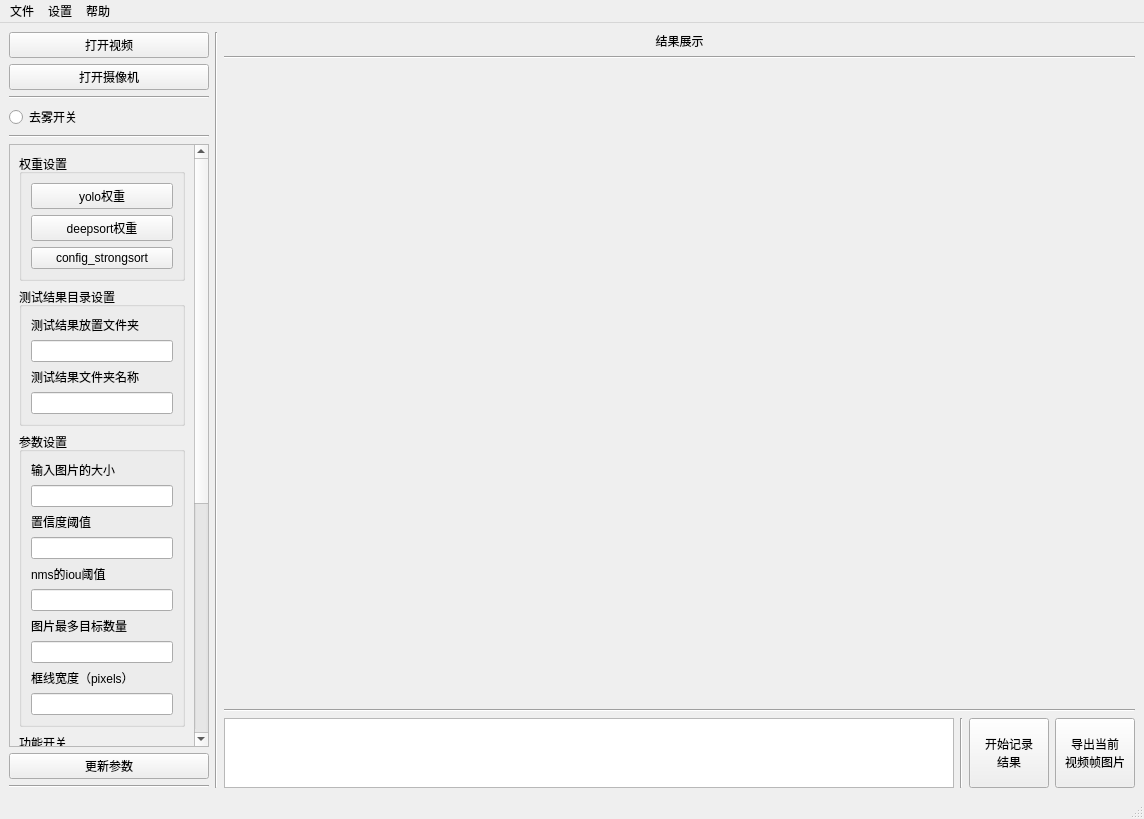
<?xml version="1.0" encoding="UTF-8"?>
<ui version="4.0">
 <class>MainWindow</class>
 <widget class="QMainWindow" name="MainWindow">
  <property name="geometry">
   <rect>
    <x>0</x>
    <y>0</y>
    <width>1144</width>
    <height>819</height>
   </rect>
  </property>
  <property name="windowTitle">
   <string>车辆检测跟踪系统</string>
  </property>
  <widget class="QWidget" name="centralwidget">
   <layout class="QHBoxLayout" name="horizontalLayout_3" stretch="1,0,5">
    <item>
     <layout class="QVBoxLayout" name="verticalLayout">
      <item>
       <widget class="QPushButton" name="VideoOpenBtn">
        <property name="minimumSize">
         <size>
          <width>200</width>
          <height>0</height>
         </size>
        </property>
        <property name="text">
         <string>打开视频</string>
        </property>
       </widget>
      </item>
      <item>
       <widget class="QPushButton" name="CameraOpenBtn">
        <property name="text">
         <string>打开摄像机</string>
        </property>
       </widget>
      </item>
      <item>
       <widget class="Line" name="line">
        <property name="orientation">
         <enum>Qt::Horizontal</enum>
        </property>
       </widget>
      </item>
      <item>
       <widget class="QRadioButton" name="radioButtonDefogOpen">
        <property name="layoutDirection">
         <enum>Qt::LeftToRight</enum>
        </property>
        <property name="text">
         <string>去雾开关</string>
        </property>
       </widget>
      </item>
      <item>
       <widget class="Line" name="line_2">
        <property name="orientation">
         <enum>Qt::Horizontal</enum>
        </property>
       </widget>
      </item>
      <item>
       <widget class="QScrollArea" name="scrollArea">
        <property name="sizePolicy">
         <sizepolicy hsizetype="Expanding" vsizetype="Expanding">
          <horstretch>0</horstretch>
          <verstretch>0</verstretch>
         </sizepolicy>
        </property>
        <property name="minimumSize">
         <size>
          <width>0</width>
          <height>0</height>
         </size>
        </property>
        <property name="widgetResizable">
         <bool>true</bool>
        </property>
        <widget class="QWidget" name="scrollAreaWidgetContents">
         <property name="geometry">
          <rect>
           <x>0</x>
           <y>0</y>
           <width>181</width>
           <height>1000</height>
          </rect>
         </property>
         <property name="minimumSize">
          <size>
           <width>0</width>
           <height>1000</height>
          </size>
         </property>
         <layout class="QVBoxLayout" name="verticalLayout_3">
          <item>
           <widget class="QGroupBox" name="groupBox">
            <property name="sizePolicy">
             <sizepolicy hsizetype="Preferred" vsizetype="Fixed">
              <horstretch>0</horstretch>
              <verstretch>0</verstretch>
             </sizepolicy>
            </property>
            <property name="title">
             <string>权重设置</string>
            </property>
            <layout class="QVBoxLayout" name="verticalLayout_6">
             <item>
              <widget class="QPushButton" name="YoloWeightsBtn">
               <property name="text">
                <string>yolo权重</string>
               </property>
              </widget>
             </item>
             <item>
              <widget class="QPushButton" name="StrongsortWeightsBtn">
               <property name="text">
                <string>deepsort权重</string>
               </property>
              </widget>
             </item>
             <item>
              <widget class="QPushButton" name="ConfigStrongsortBtn">
               <property name="text">
                <string>config_strongsort</string>
               </property>
              </widget>
             </item>
            </layout>
           </widget>
          </item>
          <item>
           <widget class="QGroupBox" name="groupBox_2">
            <property name="sizePolicy">
             <sizepolicy hsizetype="Preferred" vsizetype="Fixed">
              <horstretch>0</horstretch>
              <verstretch>0</verstretch>
             </sizepolicy>
            </property>
            <property name="title">
             <string>测试结果目录设置</string>
            </property>
            <layout class="QVBoxLayout" name="verticalLayout_8">
             <item>
              <widget class="QLabel" name="labelproject">
               <property name="sizePolicy">
                <sizepolicy hsizetype="Preferred" vsizetype="Fixed">
                 <horstretch>0</horstretch>
                 <verstretch>0</verstretch>
                </sizepolicy>
               </property>
               <property name="text">
                <string>测试结果放置文件夹</string>
               </property>
              </widget>
             </item>
             <item>
              <widget class="QLineEdit" name="ProjectLineEdit">
               <property name="placeholderText">
                <string/>
               </property>
              </widget>
             </item>
             <item>
              <widget class="QLabel" name="labelname">
               <property name="sizePolicy">
                <sizepolicy hsizetype="Preferred" vsizetype="Fixed">
                 <horstretch>0</horstretch>
                 <verstretch>0</verstretch>
                </sizepolicy>
               </property>
               <property name="text">
                <string>测试结果文件夹名称</string>
               </property>
              </widget>
             </item>
             <item>
              <widget class="QLineEdit" name="NamelineEdit">
               <property name="placeholderText">
                <string/>
               </property>
              </widget>
             </item>
            </layout>
           </widget>
          </item>
          <item>
           <widget class="QGroupBox" name="groupBox_3">
            <property name="sizePolicy">
             <sizepolicy hsizetype="Preferred" vsizetype="Fixed">
              <horstretch>0</horstretch>
              <verstretch>0</verstretch>
             </sizepolicy>
            </property>
            <property name="title">
             <string>参数设置</string>
            </property>
            <layout class="QVBoxLayout" name="verticalLayout_5">
             <item>
              <widget class="QLabel" name="labelimgsz">
               <property name="sizePolicy">
                <sizepolicy hsizetype="Preferred" vsizetype="Fixed">
                 <horstretch>0</horstretch>
                 <verstretch>0</verstretch>
                </sizepolicy>
               </property>
               <property name="text">
                <string>输入图片的大小</string>
               </property>
              </widget>
             </item>
             <item>
              <widget class="QLineEdit" name="imgszlineEdit"/>
             </item>
             <item>
              <widget class="QLabel" name="labelconf_thres">
               <property name="sizePolicy">
                <sizepolicy hsizetype="Preferred" vsizetype="Fixed">
                 <horstretch>0</horstretch>
                 <verstretch>0</verstretch>
                </sizepolicy>
               </property>
               <property name="text">
                <string>置信度阈值</string>
               </property>
              </widget>
             </item>
             <item>
              <widget class="QLineEdit" name="conf_threslineEdit"/>
             </item>
             <item>
              <widget class="QLabel" name="labeliou_thres">
               <property name="sizePolicy">
                <sizepolicy hsizetype="Preferred" vsizetype="Fixed">
                 <horstretch>0</horstretch>
                 <verstretch>0</verstretch>
                </sizepolicy>
               </property>
               <property name="text">
                <string>nms的iou阈值</string>
               </property>
              </widget>
             </item>
             <item>
              <widget class="QLineEdit" name="iou_threslineEdit"/>
             </item>
             <item>
              <widget class="QLabel" name="labelmax_det">
               <property name="sizePolicy">
                <sizepolicy hsizetype="Preferred" vsizetype="Fixed">
                 <horstretch>0</horstretch>
                 <verstretch>0</verstretch>
                </sizepolicy>
               </property>
               <property name="text">
                <string>图片最多目标数量</string>
               </property>
              </widget>
             </item>
             <item>
              <widget class="QLineEdit" name="max_detlineEdit"/>
             </item>
             <item>
              <widget class="QLabel" name="labelline_thickness">
               <property name="sizePolicy">
                <sizepolicy hsizetype="Preferred" vsizetype="Fixed">
                 <horstretch>0</horstretch>
                 <verstretch>0</verstretch>
                </sizepolicy>
               </property>
               <property name="text">
                <string>框线宽度（pixels）</string>
               </property>
              </widget>
             </item>
             <item>
              <widget class="QLineEdit" name="line_thicknesslineEdit"/>
             </item>
            </layout>
           </widget>
          </item>
          <item>
           <widget class="QGroupBox" name="groupBox_4">
            <property name="sizePolicy">
             <sizepolicy hsizetype="Preferred" vsizetype="Fixed">
              <horstretch>0</horstretch>
              <verstretch>0</verstretch>
             </sizepolicy>
            </property>
            <property name="title">
             <string>功能开关</string>
            </property>
            <layout class="QVBoxLayout" name="verticalLayout_4">
             <item>
              <widget class="QCheckBox" name="checkBoxshow_vid">
               <property name="text">
                <string>结果展示</string>
               </property>
              </widget>
             </item>
             <item>
              <widget class="QCheckBox" name="checkBoxsave_txt">
               <property name="text">
                <string>坐标保存</string>
               </property>
              </widget>
             </item>
             <item>
              <widget class="QCheckBox" name="checkBoxsave_crop">
               <property name="text">
                <string>目标保存</string>
               </property>
              </widget>
             </item>
             <item>
              <widget class="QCheckBox" name="checkBoxsave_vid">
               <property name="text">
                <string>预测结果保存</string>
               </property>
              </widget>
             </item>
             <item>
              <widget class="QCheckBox" name="checkBoxnosave">
               <property name="text">
                <string>不保存预测结果</string>
               </property>
              </widget>
             </item>
             <item>
              <widget class="QCheckBox" name="checkBoxagnostic_nms">
               <property name="text">
                <string>agnostic_nms</string>
               </property>
              </widget>
             </item>
             <item>
              <widget class="QCheckBox" name="checkBoxaugment">
               <property name="text">
                <string>augment</string>
               </property>
              </widget>
             </item>
             <item>
              <widget class="QCheckBox" name="checkBoxvisualize">
               <property name="text">
                <string>visualize</string>
               </property>
              </widget>
             </item>
             <item>
              <widget class="QCheckBox" name="checkBoxupdate">
               <property name="text">
                <string>update</string>
               </property>
              </widget>
             </item>
             <item>
              <widget class="QCheckBox" name="checkBoxexist_ok">
               <property name="text">
                <string>exist_ok</string>
               </property>
              </widget>
             </item>
             <item>
              <widget class="QCheckBox" name="checkBoxhide_labels">
               <property name="text">
                <string>hide_labels</string>
               </property>
              </widget>
             </item>
             <item>
              <widget class="QCheckBox" name="checkBoxhide_conf">
               <property name="text">
                <string>hide_conf</string>
               </property>
              </widget>
             </item>
             <item>
              <widget class="QCheckBox" name="checkBoxhide_class">
               <property name="text">
                <string>hide_class</string>
               </property>
              </widget>
             </item>
             <item>
              <widget class="QCheckBox" name="checkBoxhide_speed">
               <property name="text">
                <string>hide_speed</string>
               </property>
              </widget>
             </item>
             <item>
              <widget class="QCheckBox" name="checkBoxhalf">
               <property name="text">
                <string>half</string>
               </property>
              </widget>
             </item>
             <item>
              <widget class="QCheckBox" name="checkBoxdnn">
               <property name="text">
                <string>dnn</string>
               </property>
              </widget>
             </item>
            </layout>
           </widget>
          </item>
         </layout>
        </widget>
       </widget>
      </item>
      <item>
       <widget class="QPushButton" name="pushButtonParameterSet">
        <property name="sizePolicy">
         <sizepolicy hsizetype="Preferred" vsizetype="Preferred">
          <horstretch>0</horstretch>
          <verstretch>0</verstretch>
         </sizepolicy>
        </property>
        <property name="text">
         <string>更新参数</string>
        </property>
       </widget>
      </item>
      <item>
       <widget class="Line" name="line_3">
        <property name="orientation">
         <enum>Qt::Horizontal</enum>
        </property>
       </widget>
      </item>
     </layout>
    </item>
    <item>
     <widget class="Line" name="line_7">
      <property name="orientation">
       <enum>Qt::Vertical</enum>
      </property>
     </widget>
    </item>
    <item>
     <layout class="QVBoxLayout" name="verticalLayout_2" stretch="1,0,10,0,1">
      <item>
       <widget class="QLabel" name="labelshowresult">
        <property name="sizePolicy">
         <sizepolicy hsizetype="Preferred" vsizetype="Fixed">
          <horstretch>0</horstretch>
          <verstretch>0</verstretch>
         </sizepolicy>
        </property>
        <property name="text">
         <string>结果展示</string>
        </property>
        <property name="alignment">
         <set>Qt::AlignCenter</set>
        </property>
       </widget>
      </item>
      <item>
       <widget class="Line" name="line_6">
        <property name="orientation">
         <enum>Qt::Horizontal</enum>
        </property>
       </widget>
      </item>
      <item>
       <widget class="QLabel" name="VideoShowLabel">
        <property name="minimumSize">
         <size>
          <width>640</width>
          <height>400</height>
         </size>
        </property>
        <property name="text">
         <string/>
        </property>
       </widget>
      </item>
      <item>
       <widget class="Line" name="line_4">
        <property name="orientation">
         <enum>Qt::Horizontal</enum>
        </property>
       </widget>
      </item>
      <item>
       <layout class="QHBoxLayout" name="horizontalLayout_4">
        <item>
         <widget class="QTextEdit" name="textEditShowResult"/>
        </item>
        <item>
         <widget class="Line" name="line_5">
          <property name="orientation">
           <enum>Qt::Vertical</enum>
          </property>
         </widget>
        </item>
        <item>
         <widget class="QPushButton" name="OutputVideoSaveBtn">
          <property name="sizePolicy">
           <sizepolicy hsizetype="Preferred" vsizetype="Preferred">
            <horstretch>0</horstretch>
            <verstretch>0</verstretch>
           </sizepolicy>
          </property>
          <property name="text">
           <string>开始记录
结果</string>
          </property>
         </widget>
        </item>
        <item>
         <widget class="QPushButton" name="OutputSaveBtn">
          <property name="sizePolicy">
           <sizepolicy hsizetype="Preferred" vsizetype="Preferred">
            <horstretch>0</horstretch>
            <verstretch>0</verstretch>
           </sizepolicy>
          </property>
          <property name="text">
           <string>导出当前
视频帧图片</string>
          </property>
         </widget>
        </item>
       </layout>
      </item>
     </layout>
    </item>
   </layout>
  </widget>
  <widget class="QMenuBar" name="menubar">
   <property name="geometry">
    <rect>
     <x>0</x>
     <y>0</y>
     <width>1144</width>
     <height>23</height>
    </rect>
   </property>
   <widget class="QMenu" name="menu">
    <property name="title">
     <string>文件</string>
    </property>
    <addaction name="actionSaveResult"/>
   </widget>
   <widget class="QMenu" name="menu_2">
    <property name="title">
     <string>设置</string>
    </property>
    <addaction name="actioninterface"/>
   </widget>
   <widget class="QMenu" name="menu_3">
    <property name="title">
     <string>帮助</string>
    </property>
    <addaction name="actionDocumentation"/>
    <addaction name="actionAbout"/>
   </widget>
   <addaction name="menu"/>
   <addaction name="menu_2"/>
   <addaction name="menu_3"/>
  </widget>
  <widget class="QStatusBar" name="statusbar"/>
  <action name="actionSaveResult">
   <property name="text">
    <string>SaveResult</string>
   </property>
  </action>
  <action name="actioninterface">
   <property name="text">
    <string>Interface</string>
   </property>
  </action>
  <action name="actionDocumentation">
   <property name="text">
    <string>Documentation</string>
   </property>
  </action>
  <action name="actionAbout">
   <property name="text">
    <string>About</string>
   </property>
  </action>
 </widget>
 <resources/>
 <connections/>
</ui>
